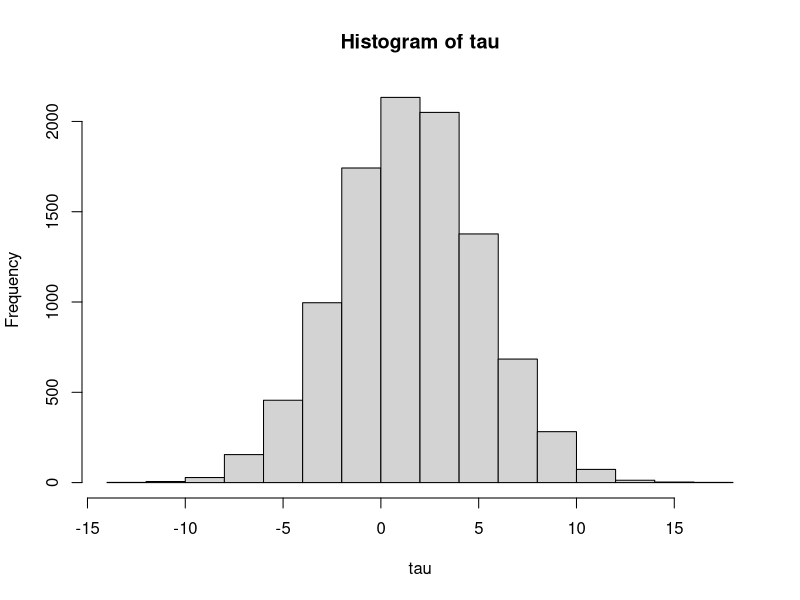
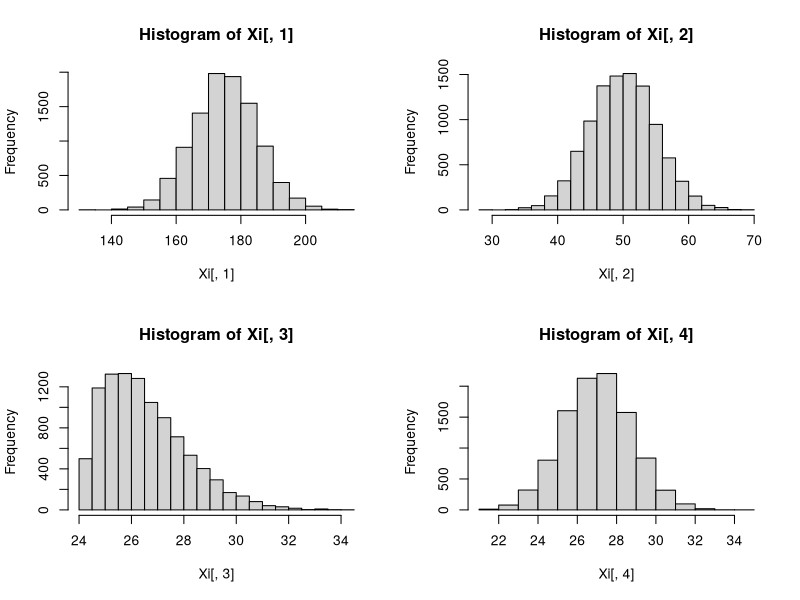

R code for these plots, in order:
## ---- chunk 1
knitr::opts_chunk$set(echo = TRUE)
require(dplyr)
## ---- chunk 2
set.seed(1234)
n <- 10000
p <- 7
treat <- sample(0:1, n, replace = T)
# create the covariates such that they are normalized
Xi <- matrix(NA,n,p-3)
Xi[,1] <- rnorm(n,175,10)
Xi[,2] <- rnorm(n,50,5)
Xi[,3] <- (rbeta(n,2,10)) * 15 + 24
Xi[,4] <- Xi[,1]/7 + 2 + rnorm(n)

X_mat <- cbind(rep(1, n),Xi,rbinom(10000,1,0.52),rbinom(10000,1,0.7),rbinom(10000,1,0.2))

# Parameters 
# beta - vector of slopes for the 5 covariates to generate Y
beta <- rnorm(p+1, 0,1)
# vector of slopes for the 5 covariates to generate tau
gamma <- rnorm(p+1, 0, 0.5)

tau <- X_mat%*%gamma 
Y1 <- X_mat%*%beta + tau + rnorm(n, 0, 1)
Y0 <- X_mat%*%beta + rnorm(n,0,1)

mean(Y1) - mean(Y0)

colnames(X_mat) = c('beta0','Weight', 'Age', 'BMI', 'Size_Tumor', 'Gender', 'HBP', 'Relapse')
## ---- chunk 3
hist(tau)
## ---- chunk 4
par(mfrow = c(2,2))
hist(Xi[,1])
hist(Xi[,2])
hist(Xi[,3])
hist(Xi[,4])
## ---- chunk 5
researchData <- data.frame(X_mat,treat,Y = ifelse(treat == 1,Y1,Y0)) %>% select(-beta0)
godData <- data.frame(X_mat,treat,Y1,Y0) %>% select(-beta0)
